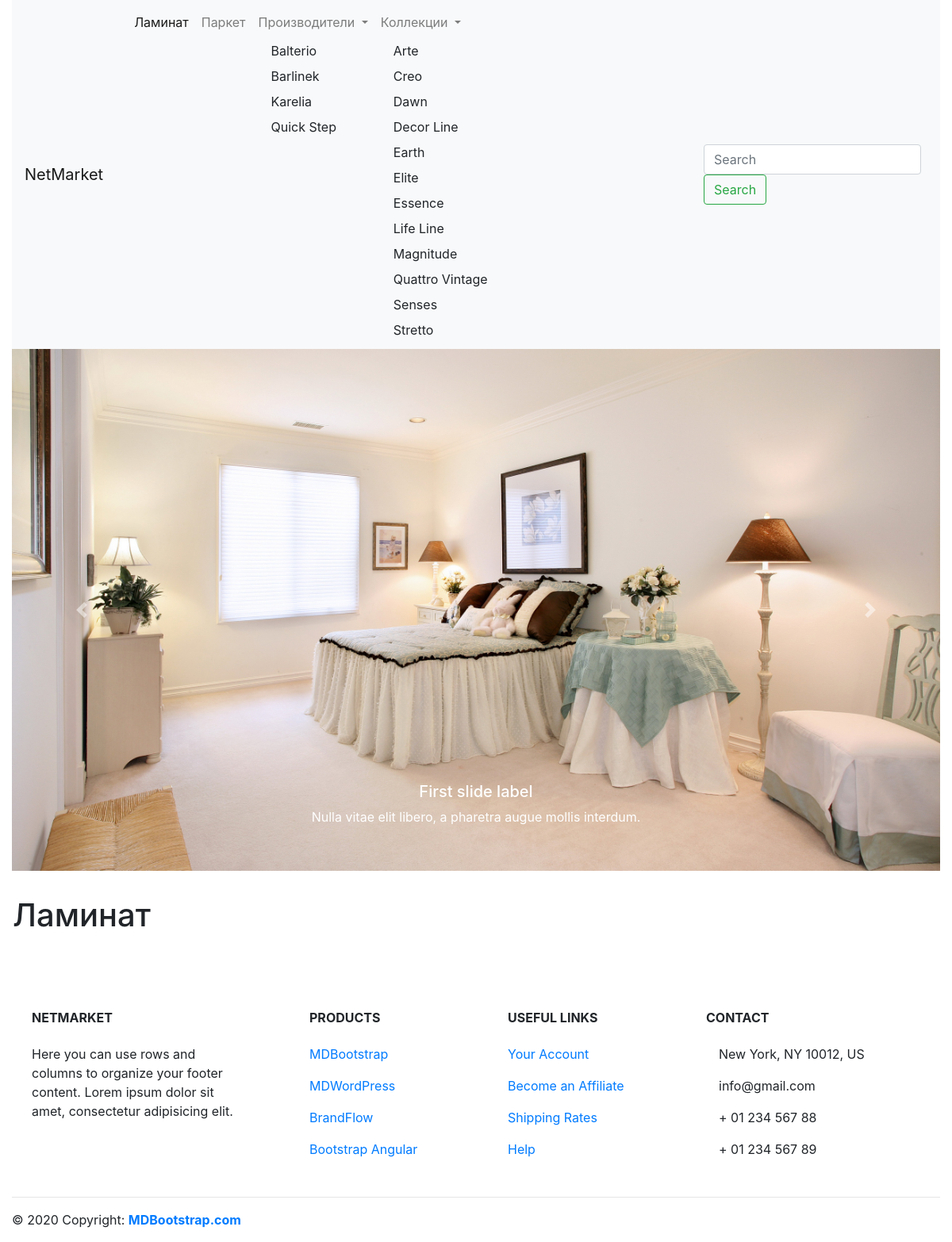
/category/laminat/, run on the app's committed database.
### shop/models.py (models this page shows, shortened)
class Category(models.Model):
    name = models.CharField(max_length=200, db_index=True)
    slug = models.SlugField(max_length=200, db_index=True, unique=True)
    class Meta:
        ordering = ('name',)
        verbose_name = 'Категория'
        verbose_name_plural = 'Категории'
    def get_absolute_url(self):
        return reverse('shop:product_list_by_category',
                       args=[self.slug])

class Manufacturer(models.Model):
    name = models.CharField(max_length=200, db_index=True)
    slug = models.SlugField(max_length=200, db_index=True, unique=True)
    class Meta:
        ordering = ('name',)
        verbose_name = 'Производитель'
        verbose_name_plural = 'Производители'
    def get_absolute_url(self):
        return reverse('shop:product_list_by_manufacturer',
                       args=[self.slug])

class Collection(models.Model):
    name = models.CharField(max_length=200, db_index=True)
    slug = models.SlugField(max_length=200, db_index=True, unique=True)
    class Meta:
        ordering = ('name',)
        verbose_name = 'Коллекция'
        verbose_name_plural = 'Коллекции'
    def get_absolute_url(self):
        return reverse('shop:product_list_by_collection',
                       args=[self.slug])

### shop/views.py (the view)
# urls.py: path('', views.product_list, name='product_list'),
def product_list(request, category_slug=None):
    category = None
    categories = Category.objects.all()
    manufacturer = None
    manufacturers = Manufacturer.objects.all()
    collection = None
    collections = Collection.objects.all()
    products = Product.objects.filter(available=True)
    if category_slug:
        category = get_object_or_404(Category, slug=category_slug)
        products = products.filter(category=category)
    return render(request,
                  'shop/product/list.html',
                  {
                      'category': category,
                      'categories': categories,
                      'products': products,
                      'manufacturer': manufacturer,
                      'manufacturers': manufacturers,
                      'collection': collection,
                      'collections': collections,
                  })

### cart/context_processors.py (called while the page is built)
def cart(request):
    return {'cart': Cart(request)}

### shop/templates/shop/product/list.html (shortened to what this page needs)
{% extends "shop/base.html" %}
{% load static %}
{% block head %}
<div class="container-fluid">
  <nav class="navbar navbar-expand-lg navbar-light bg-light">
    <a class="navbar-brand" href="/">NetMarket</a>
    <div class="container-fluid">
        <div class="collapse navbar-collapse" id="navbarSupportedContent">
          <ul class="navbar-nav mr-auto">
          {% for c in categories %}
            <li {% if category.slug == c.slug %} class="nav-item active"{% endif %}>
              <a class="nav-link" href="{{ c.get_absolute_url }}"> {{ c.name }} <span class="sr-only">(current)</span></a>
            </li>
          {% endfor %}
            <li class="nav-item dropdown">
              <a class="nav-link dropdown-toggle" href="" id="navbarDropdown" role="button"
              data-toggle="dropdown" aria-haspopup="true" aria-expanded="false"> Производители </a>
          {% for m in manufacturers %}
              <div {% if manufacturer.slug == m.slug %}class="dropdown-menu" aria-labelledby="navbarDropdown"{% endif %}>
                <a class="dropdown-item" href="{{ m.get_absolute_url }}">{{ m.name }}</a>
              </div>
          {% endfor %}
            </li>
            <li class="nav-item dropdown">
              <a class="nav-link dropdown-toggle" href="" id="navbarDropdown" role="button"
              data-toggle="dropdown" aria-haspopup="true" aria-expanded="false"> Коллекции </a>
          {% for c in collections %}
              <div {% if collection.slug == c.slug %}class="dropdown-menu" aria-labelledby="navbarDropdown"{% endif %}>
                <a class="dropdown-item" href="{{ c.get_absolute_url }}">{{ c.name }}</a>
              </div>
          {% endfor %}
            </li>
          </ul>
        </div>
      </div>
      <form class="form-inline my-2 my-lg-0">
        <input class="form-control mr-sm-2" type="search" placeholder="Search" aria-label="Search">
        <button class="btn btn-outline-success my-2 my-sm-0" type="submit">Search</button>
      </form>
  </nav>
</div>
{% endblock %}
{% block content %}
  <div class="container-fluid p-3 my-3">
    <div class="container-fluid-center"><h1>{% if category %}{{ category.name }}{% else %}Товары{% endif %}</h1></div>
      </div>
{% endblock %}

### data on the page
Category: name "Ламинат"
Category: name "Паркет"
Manufacturer: name "Balterio"
Manufacturer: name "Barlinek"
Manufacturer: name "Karelia"
Manufacturer: name "Quick Step"
Collection: name "Arte"
Collection: name "Creo"
Collection: name "Dawn"
Collection: name "Decor Line"
Collection: name "Earth"
Collection: name "Elite"
Collection: name "Essence"
Collection: name "Life Line"
Collection: name "Magnitude"
Collection: name "Quattro Vintage"
Collection: name "Senses"
Collection: name "Stretto"
